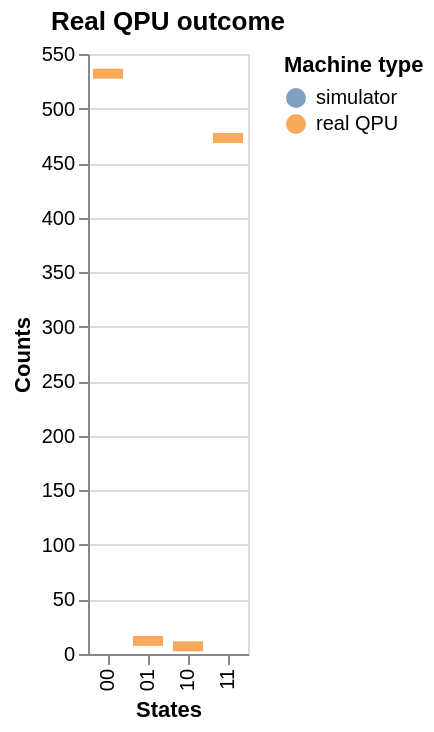

Notebook source saved alongside this figure:
### Markdown cell above
### Step 8-1. Visualize

### Code cell
# if counts_qpu is not None:
counts_qpu_df = counts_to_df(counts_qpu, "real QPU")
chart_qpu = make_chart(counts_qpu_df, "Real QPU outcome")
chart_qpu

### Figure 1 — Vega-Lite specification as saved in the notebook (floating-point values rounded to 4 significant figures)
{"config": {"view": {"continuousWidth": 300, "continuousHeight": 300}}, "data": {"name": "data-20253f6deb40419275c19b67bbb69e83"}, "mark": {"type": "tick", "thickness": 5}, "encoding": {"color": {"field": "machines", "scale": {"domain": ["simulator", "real QPU"]}, "title": "Machine type", "type": "nominal"}, "tooltip": [{"field": "states", "title": "State"}, {"field": "counts", "title": "Count"}, {"field": "machines", "title": "Machine"}], "x": {"field": "states", "title": "States", "type": "ordinal"}, "y": {"field": "counts", "title": "Counts", "type": "quantitative"}}, "title": "Real QPU outcome", "$schema": "https://vega.github.io/schema/vega-lite/v6.4.1.json", "datasets": {"data-20253f6deb40419275c19b67bbb69e83": [{"states": "11", "counts": 473, "machines": "real QPU"}, {"states": "00", "counts": 532, "machines": "real QPU"}, {"states": "10", "counts": 7, "machines": "real QPU"}, {"states": "01", "counts": 12, "machines": "real QPU"}]}}
